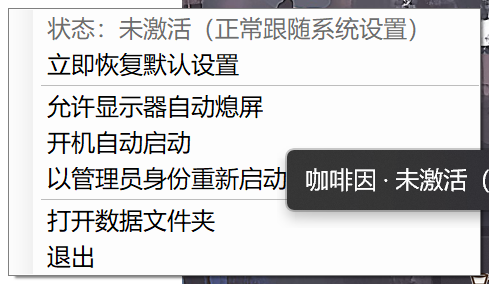
#> input picture assets/menu-off.png, 489 x 284 px
$ python probe_tray.py ../assets/menu-off.png
#> lines starting #> are read from the running program, lines starting #| are printed output that depends on the picture
#|   image size      : 489x284
# -*- coding: utf-8 -*-
r"""Diagnostic: how much of the tray icon slot does the Caffeine ink fill?

Two things the eye cannot judge reliably at 32px:

  * the tray icon *slot* is SM_CXSMICON (16/32/48 at 100/200/300%), but the
    artwork inside the 32px tile can easily be a third of that, which is what
    "the icon looks tiny" actually means;
  * menu row pitch, i.e. how many device pixels sit between one baseline and
    the next, which is what "the text is cramped" means.

Both are measured here instead of guessed.  `brown` detection is unique to the
cup: its outline (58,35,20), brew (96,53,24) and crema (186,126,68) are the only
warm brown pixels anywhere in the system tray.

    python tools\probe_tray.py <taskbar-png> [<menu-png>]
"""

import os
import sys

from PIL import Image, ImageDraw

HERE = os.path.dirname(os.path.abspath(__file__))
OUT = os.path.abspath(os.path.join(HERE, "..", "assets"))


def is_brown(p):
    """Cup outline / brew / crema.  Nothing else in the tray looks like this."""
    r, g, b = p[0], p[1], p[2]
    return r > 30 and r >= g + 10 and g >= b


def find_brown(im):
    px = im.load()
    w, h = im.size
#> w = 489; h = 284
    x0, y0, x1, y1 = w, h, -1, -1
#> x0 = 489; y0 = 284; x1 = -1; y1 = -1
    for y in range(h):
        for x in range(w):
            if is_brown(px[x, y]):
                if x < x0: x0 = x
                if x > x1: x1 = x
                if y < y0: y0 = y
                if y > y1: y1 = y
#|   cup ink bbox    : x 47..17  y 488..283
#|   cup ink size    : 442x267 px
#|   crop around it  : (21, 0, 489, 284)  (468x284)
    return (x0, y0, x1, y1)


def zoom_grid(im, box, out, zoom=6, step=4, major=8):
    """Nearest-neighbour blow-up with a 1px grid every `step` source px.

    Reading a ruler off the blow-up is much more reliable than counting pixels
    in a 32px tile by eye.
    """
#> called with box = (21, 0, 489, 284), out = '_probe_tray.png', zoom = 6, step = 4, major = 8
    c = im.crop(box)
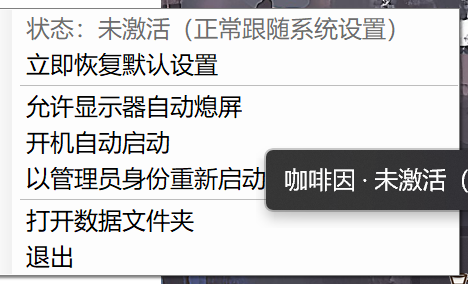
#> c: PIL image 468x284 RGB; mean R, G, B 208.8, 208.6, 209.2
    big = c.resize((c.width * zoom, c.height * zoom), Image.NEAREST)
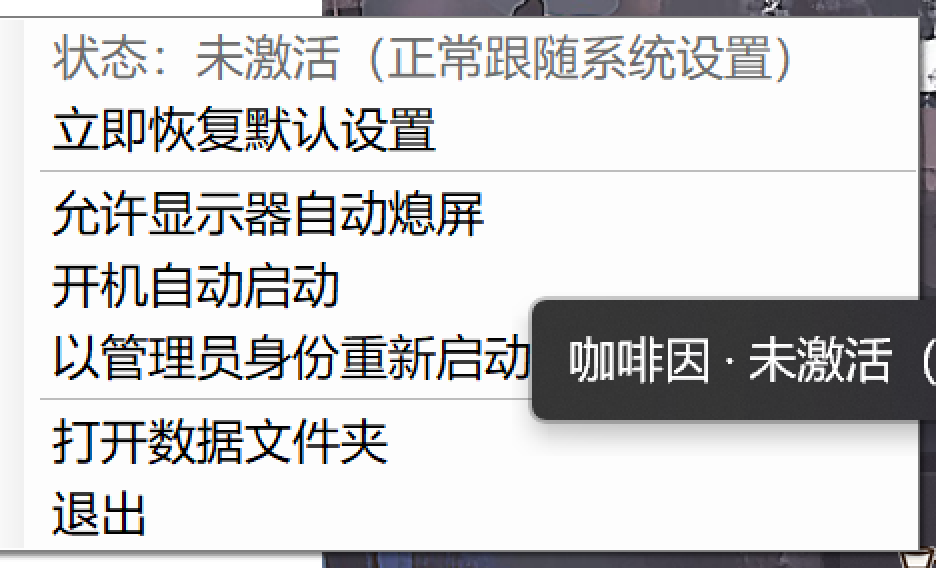
#> big: PIL image 2808x1704 RGB (shown at 1/3 size); mean R, G, B 208.8, 208.6, 209.2
    d = ImageDraw.Draw(big)
    for sx in range(0, c.width + 1, step):
        X = sx * zoom
        col = (255, 0, 0) if (sx % major) == 0 else (255, 150, 150)
        d.line([(X, 0), (X, big.height)], fill=col, width=1)
    for sy in range(0, c.height + 1, step):
        Y = sy * zoom
        col = (0, 0, 255) if (sy % major) == 0 else (150, 150, 255)
        d.line([(0, Y), (big.width, Y)], fill=col, width=1)
    big.save(os.path.join(OUT, out))
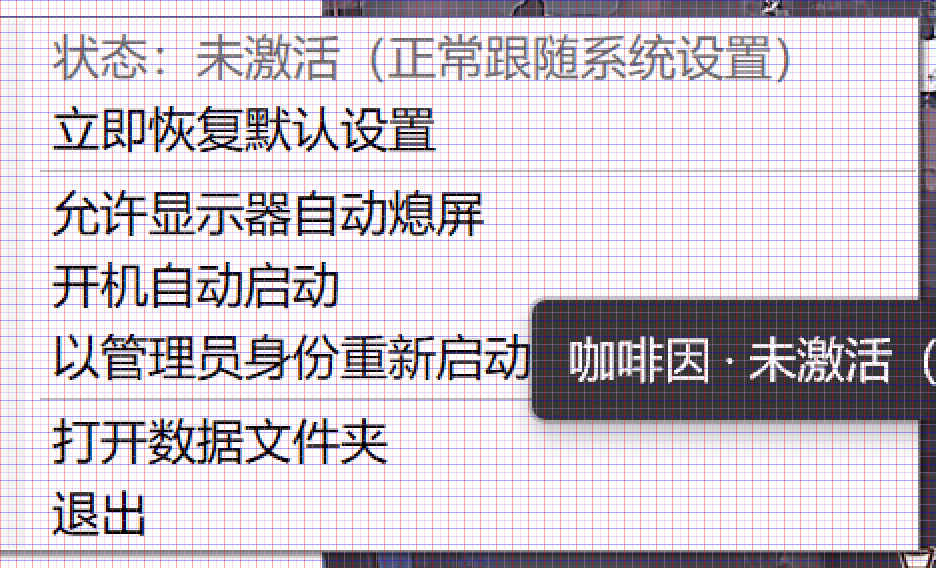
#> saved as _probe_tray.png: PIL image 2808x1704 RGB (shown at 1/3 size); mean R, G, B 205.1, 197.7, 205.8
    print("  wrote %s  crop=%s zoom=%dx" % (out, box, zoom))
#|   wrote _probe_tray.png  crop=(21, 0, 489, 284) zoom=6x


def probe_tray(path):
    print("tray: %s" % path)
    im = Image.open(path).convert("RGB")
    print("  image size      : %dx%d" % im.size)
    bb = find_brown(im)
    if bb[2] < 0:
        print("  no brown pixels found")
        return
    x0, y0, x1, y1 = bb
    print("  cup ink bbox    : x %d..%d  y %d..%d" % bb)
    print("  cup ink size    : %dx%d px" % (x1 - x0 + 1, y1 - y0 + 1))
    m = 26
    box = (max(0, x0 - m), max(0, y0 - m),
           min(im.width, x1 + 1 + m), min(im.height, y1 + 1 + m))
    print("  crop around it  : %s  (%dx%d)" % (box, box[2] - box[0], box[3] - box[1]))
    zoom_grid(im, box, "_probe_tray.png")


# [42 lines left out: function probe_menu, not called in this run]


def main():
    args = sys.argv[1:]
    if not args:
        print(__doc__)
        return
    probe_tray(args[0])
    if len(args) > 1:
        probe_menu(args[1])


if __name__ == "__main__":
    main()

$ run again, on assets/menu.png
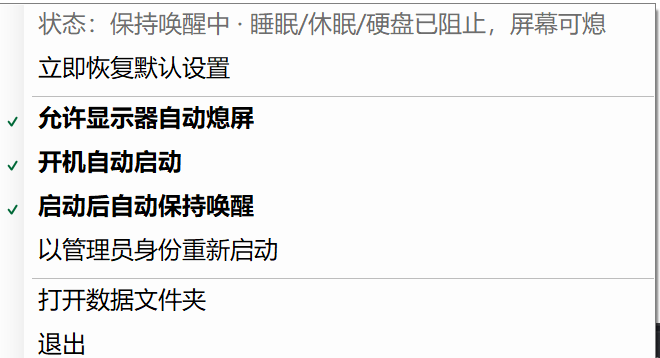
#> input picture assets/menu.png, 660 x 358 px
#|   image size      : 660x358
#|   cup ink bbox    : x 38..12  y 603..354
#|   cup ink size    : 566x343 px
#|   crop around it  : (12, 0, 630, 358)  (618x358)
#> in zoom_grid, `big = c.resize((c.width * zoom, c.height * zoom), Image.NEAREST)`:
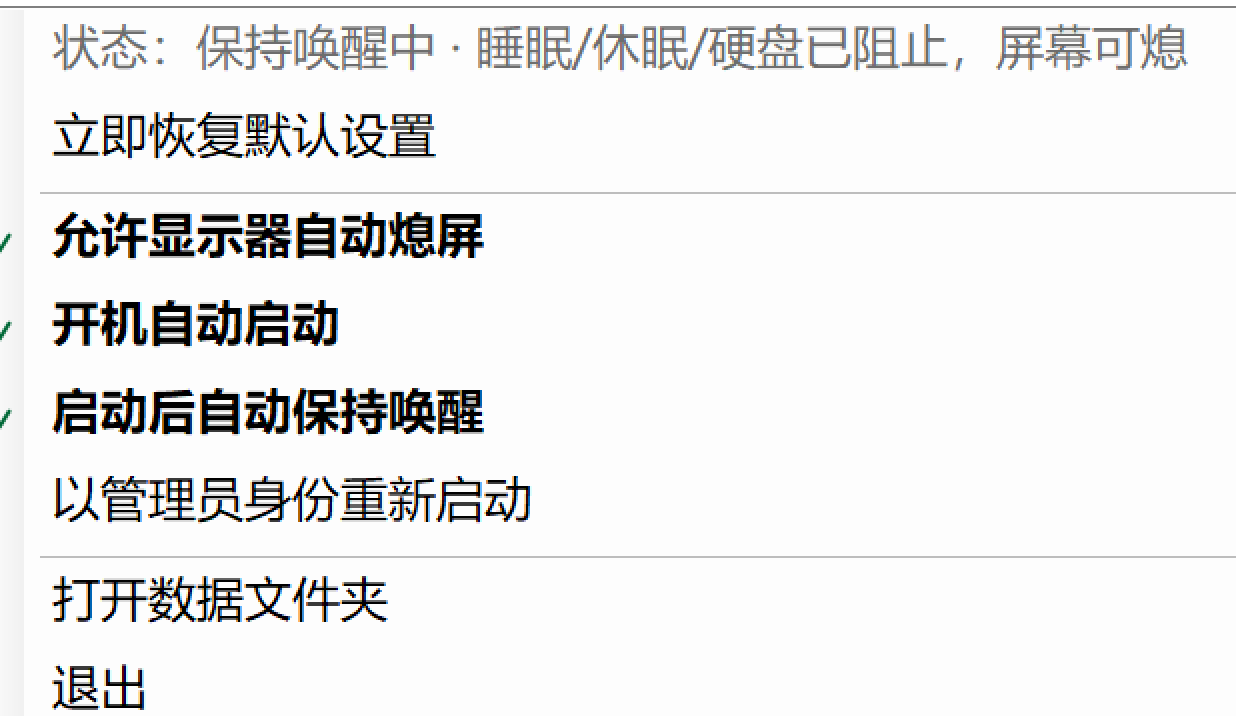
#> big: PIL image 3708x2148 RGB (shown at 1/3 size); mean R, G, B 236.3, 236.4, 236.3
#> in zoom_grid, `big.save(os.path.join(OUT, out))`:
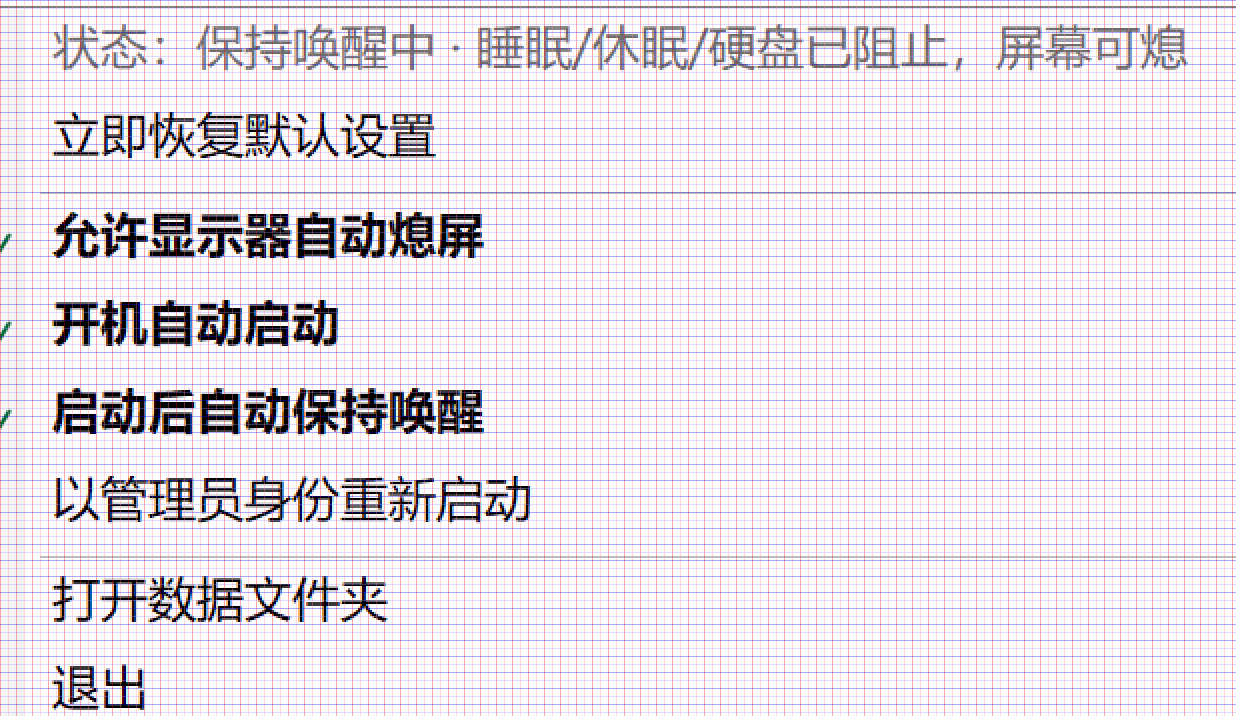
#> saved as _probe_tray.png: PIL image 3708x2148 RGB (shown at 1/3 size); mean R, G, B 230.3, 223.1, 230.6
#|   wrote _probe_tray.png  crop=(12, 0, 630, 358) zoom=6x
